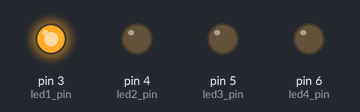
Bench run of a sketch on a simulated Arduino Uno, built with avr-gcc and run on an emulated ATmega328P. On the bench: output pins drawn as LEDs (lit = HIGH).

Above: at 0.5 s.
At 1.5 s:
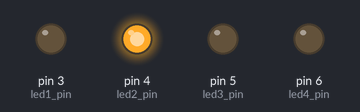
At 2.5 s:
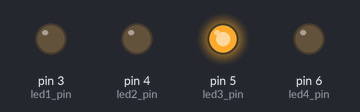
At 3.5 s:
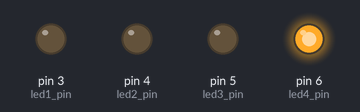
Timing chart, 0 to 5.2 s (numbered marks = the images above):
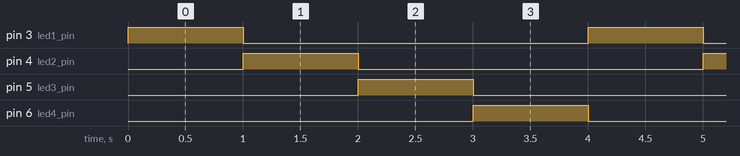

Measured:
- by itself, pin 3 (led1_pin), pin 4 (led2_pin), pin 5 (led3_pin), pin 6 (led4_pin): alternates HIGH for 1.0 s and LOW for 3.0 s
- by itself, everything shown: repeats every 4.0 s, in 4 steps

The sketch:

app.ino
```cpp
// 4개의 순차점멸 (LED 풀다운)
const int led1_pin = 3;
const int led2_pin = 4;
const int led3_pin = 5;
const int led4_pin = 6;
void setup()
{
    pinMode(led1_pin, OUTPUT);
    pinMode(led2_pin, OUTPUT);
    pinMode(led3_pin, OUTPUT);
    pinMode(led4_pin, OUTPUT);
}

void loop()
{
    // LED1만 ON
    digitalWrite(led1_pin, HIGH);
    digitalWrite(led2_pin, LOW);
    digitalWrite(led3_pin, LOW);
    digitalWrite(led4_pin, LOW);
    delay(1000);

    digitalWrite(led1_pin, LOW);
    digitalWrite(led2_pin, HIGH);
    digitalWrite(led3_pin, LOW);
    digitalWrite(led4_pin, LOW);
    delay(1000);

    digitalWrite(led1_pin, LOW);
    digitalWrite(led2_pin, LOW);
    digitalWrite(led3_pin, HIGH);
    digitalWrite(led4_pin, LOW);
    delay(1000);

    digitalWrite(led1_pin, LOW);
    digitalWrite(led2_pin, LOW);
    digitalWrite(led3_pin, LOW);
    digitalWrite(led4_pin, HIGH);
    delay(1000);
}
```
